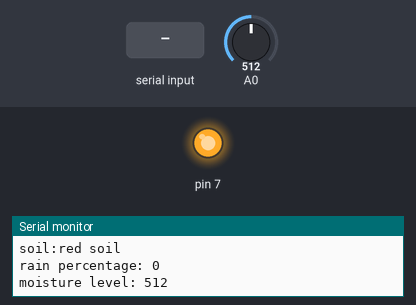
Bench run of a sketch on a simulated Arduino Uno, built with avr-gcc and run on an emulated ATmega328P. On the bench: output pins drawn as LEDs (lit = HIGH), the last lines printed to the serial monitor. The inputs (shaded band) are chosen by the test bench; at power-on: A0 = 512.

Above: at 1.2 s.
1.3 s: A0 set to 533
3.2 s: A0 set to 568
At 4.4 s:
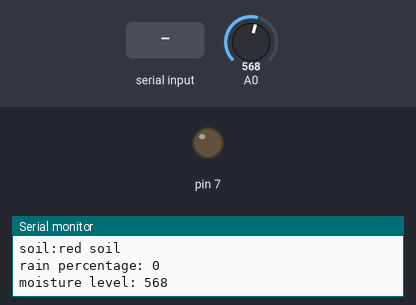
5.5 s: "30,150\n" received over Serial
At 6.3 s:
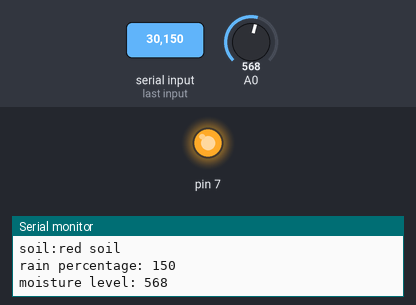
7.5 s: "90,45\n" received over Serial
At 9.2 s:
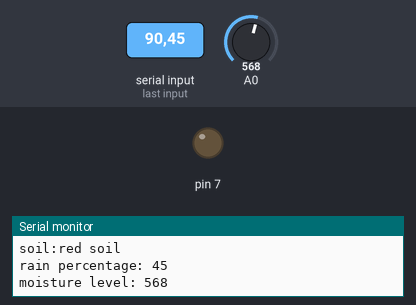
9.5 s: A0 set to 540
At 11.1 s:
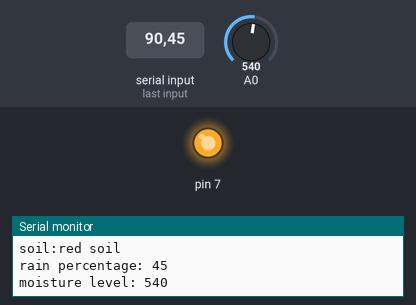
Timing chart, 0 to 12.6 s (numbered marks = the images above; inputs shaded):
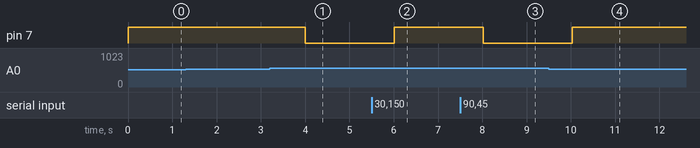

The sketch:

croparduinofinal.ino
```cpp
int soil = 0;
int rainpercent = 0;
int moisture;
bool lastState = false;

void setup() {
    Serial.begin(9600);
    Serial.setTimeout(50);

    pinMode(7, OUTPUT);
    digitalWrite(7, HIGH);
}

void loop() {


    if (Serial.available() > 0) {
        String s = Serial.readStringUntil('\n');
        int commaIndex = s.indexOf(',');

        if (s.length()>0 && commaIndex != -1) {
            soil = s.substring(0, commaIndex).toInt();
            rainpercent = s.substring(commaIndex + 1).toInt();
        }
    }


    moisture = analogRead(A0);

    Serial.println(moisture);

    bool needsWater = false;

    if (soil == 1) {
        if (moisture > 650 && rainpercent < 40) needsWater = true;
    } else {
        if (moisture > 550 && rainpercent < 50) needsWater = true;
    }


    if (needsWater) {
        digitalWrite(7, LOW);
    } else {
        digitalWrite(7, HIGH);
    }


    if (needsWater != lastState) {
        if (needsWater) {
          Serial.println("Pump ON");
        }

        else {
          Serial.println("Pump OFF");

        }


        lastState = needsWater;
    }
    Serial.print("soil:");
    Serial.println(soil==1?"black soil":"red soil");
    Serial.print("rain percentage: ");
    Serial.println(rainpercent);
    Serial.print("moisture level: ");
    Serial.println(moisture);

    delay(1000);
}
```

Measured:
- the behaviour switches between 550 and 551 on A0 (found by bisection; images 0 and 1)
- after the input at 3.2 s, pin 7: HIGH → LOW after 0.80 s
- after the input at 5.5 s, pin 7: LOW → HIGH after 0.51 s
- after the input at 7.5 s, pin 7: HIGH → LOW after 0.52 s
- after the input at 9.5 s, pin 7: LOW → HIGH after 0.53 s
